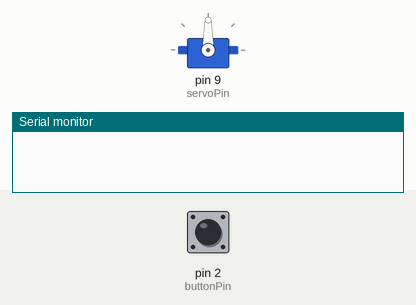
Recording of a sketch running on a simulated Arduino Uno, built with avr-gcc and run on an emulated ATmega328P. Shown: servo, the last lines printed to the serial monitor. The inputs (shaded band) are chosen by the test bench; at power-on: pin 2 (buttonPin) LOW.

Above: at 1.2 s.
1.3 s: pin 2 (buttonPin) pulled HIGH for 0.15 s
At 2.7 s:
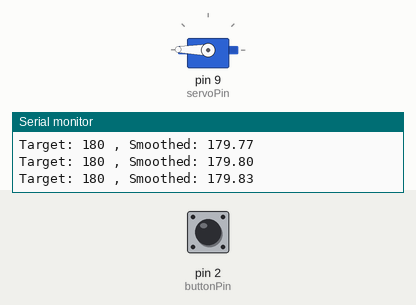
4.3 s: pin 2 (buttonPin) pulled HIGH for 1 s
At 4.46 s:
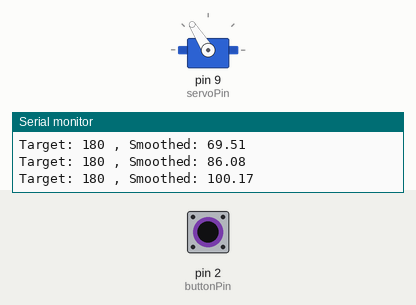
At 7.9 s:
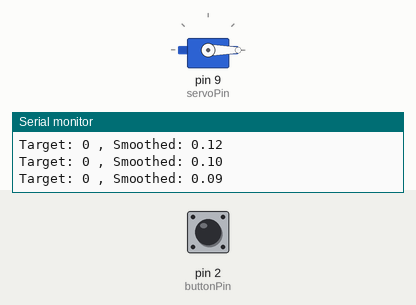
Timing chart, 0 to 9.4 s (numbered marks = the images above; inputs shaded):
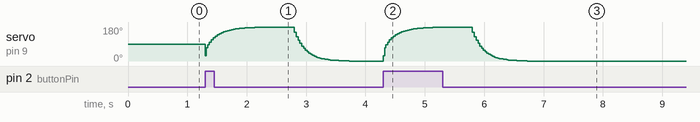

The sketch:

dropball-button_smoothed.ino
```cpp
#include <Servo.h>

const int buttonPin = 2;
const int servoPin = 9;

int buttonState = 0;
float servoSmoothed = 0;
float servoPrev = 0;

Servo myServo;


void setup() {
  pinMode(buttonPin, INPUT);
  myServo.attach(servoPin);
  Serial.begin(9600);
}

void loop() {
  buttonState = digitalRead(buttonPin);
  if (buttonState == HIGH) {
    MoveServoTo(180);
  } else {
    MoveServoTo(0);
  }
}

// Smoothly move the servo to the target position
void MoveServoTo(int targetPosition) {
  while (abs(servoSmoothed - targetPosition) > 0.1) {
    servoSmoothed = (targetPosition * 0.15) + (servoPrev * 0.85);
    servoPrev = servoSmoothed;

    myServo.write(int(servoSmoothed));

    Serial.print("Target: ");
    Serial.print(targetPosition);
    Serial.print(" , Smoothed: ");
    Serial.println(servoSmoothed);

    delay(10);  // Delay for smooth movement
  }
}
```

Measured:
- after the input at 4.3 s, servo on pin 9 (servoPin): rises from 0° to 179° in 0.97 s, then falls to 0° in 1.5 s
